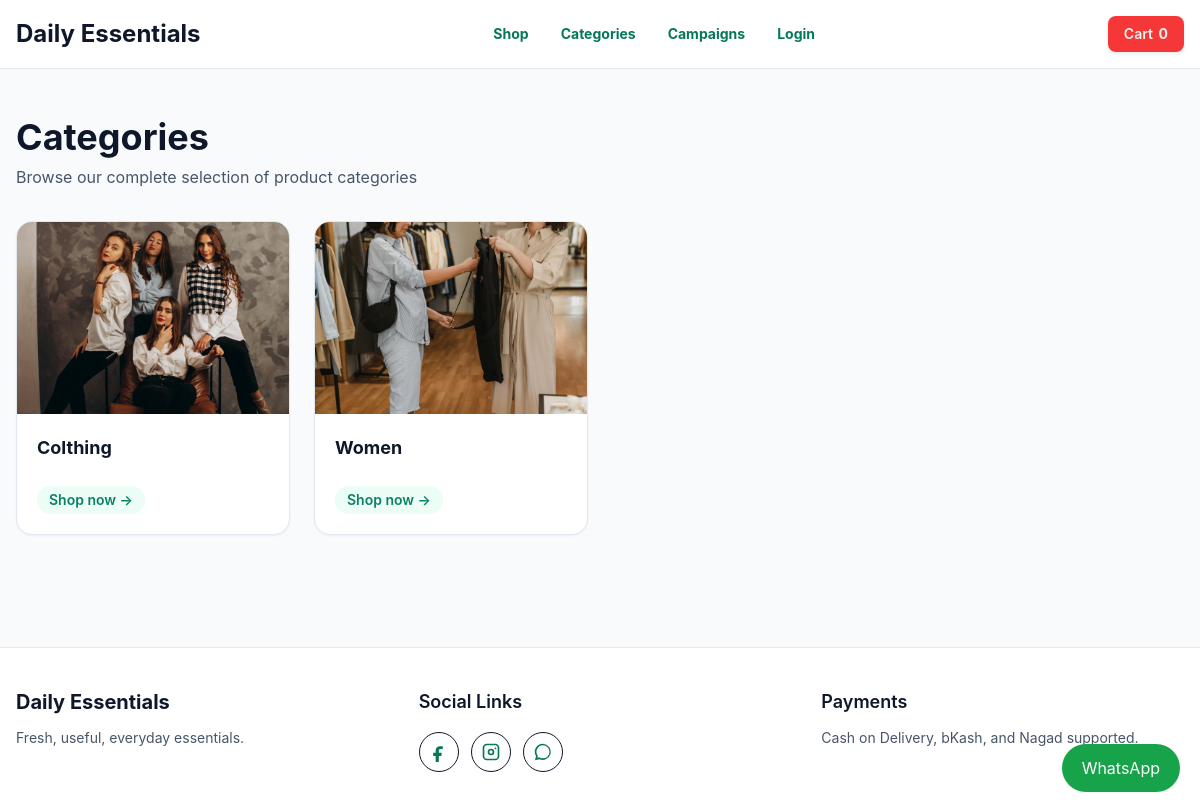
Page /categories/ on the earlier database version.
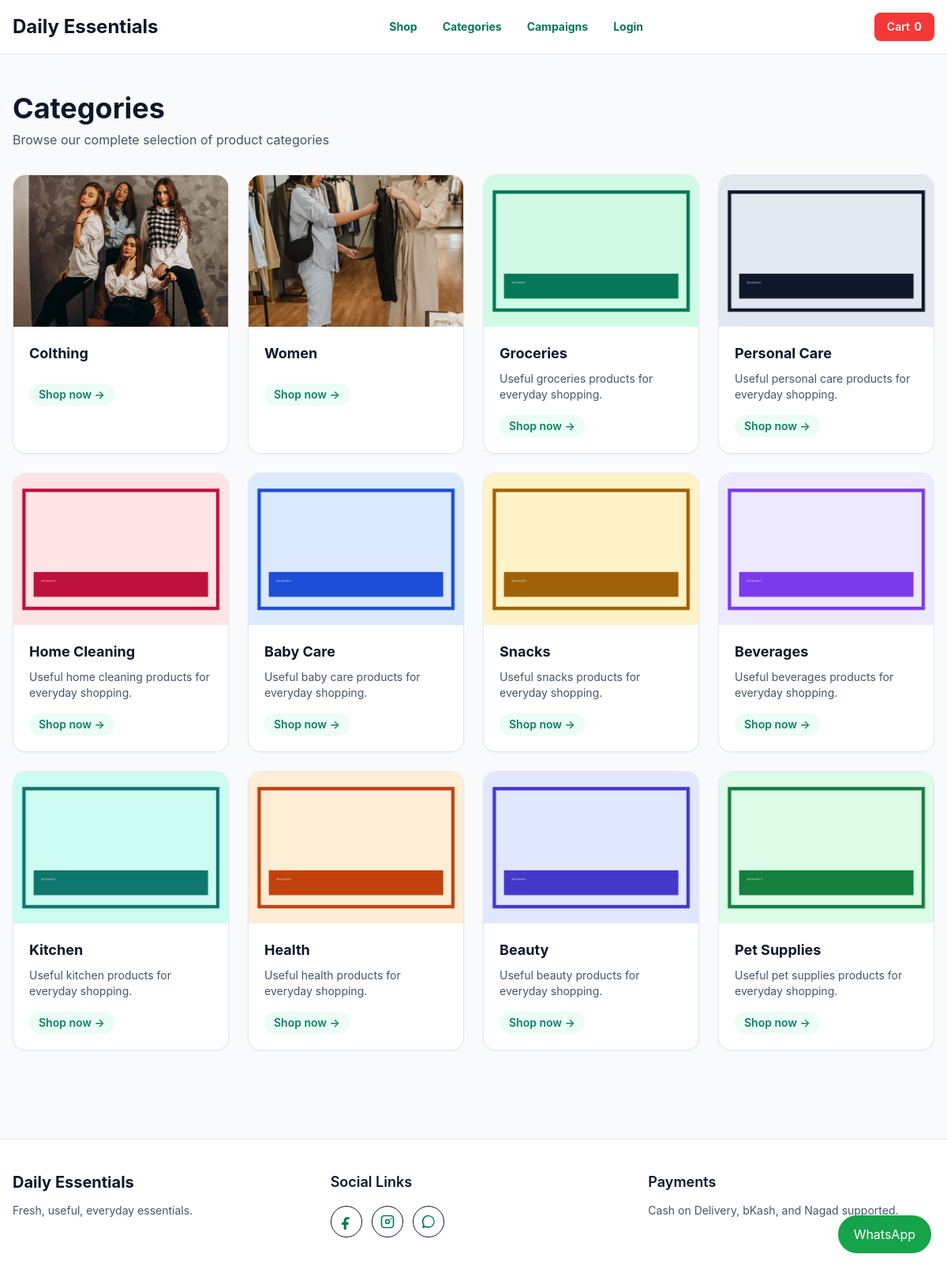
Same page on the later database version.
### settings_manager/models.py (models this page shows, shortened)
class SEOFields(models.Model):
    seo_title = models.CharField(max_length=160, blank=True)
    meta_description = models.TextField(blank=True)
    meta_keywords = models.CharField(max_length=255, blank=True)
    og_image = models.ImageField(upload_to="seo/", blank=True, null=True)
    class Meta:
        abstract = True

class SiteSettings(SEOFields):
    site_name = models.CharField(
        max_length=120,
        default="Daily Essentials"
    )
    show_product_shipping_info = models.BooleanField(
        default=True,
        help_text="Show shipping and returns information on product detail pages"
    )
    show_free_shipping_info = models.BooleanField(
        default=True,
        help_text="Show 'Free shipping' message"
    )
    show_cash_on_delivery_info = models.BooleanField(
        default=True,
        help_text="Show 'Cash on delivery' message"
    )
    cod_order_max_amount = models.DecimalField(
        max_digits=10,
        decimal_places=2,
        default=Decimal("0.00"),
        help_text="Maximum order total allowed for Cash on Delivery. Set to 0 to allow COD for all orders.",
    )
    max_orders_per_phone_per_day = models.PositiveIntegerField(
        default=0,
        help_text="Maximum number of orders allowed per phone number in 24 hours. Set 0 to allow unlimited orders.",
    )
    show_easy_returns_info = models.BooleanField(
        default=True,
        help_text="Show 'Easy returns' message"
    )
    primary_color = models.CharField(
        max_length=7,
        default="#047857"
    )
    secondary_color = models.CharField(
        max_length=7,
        default="#0f172a"
    )
    accent_color = models.CharField(
        max_length=7,
        default="#e11d48"
    )
    facebook_pixel_id = models.CharField(
        max_length=80,
        blank=True
    )
    google_analytics_id = models.CharField(
        max_length=80,
        blank=True
    )
    custom_header_scripts = models.TextField(blank=True)
    custom_footer_scripts = models.TextField(blank=True)
    facebook_url = models.URLField(blank=True)
    instagram_url = models.URLField(blank=True)
    tiktok_url = models.URLField(blank=True)
    youtube_url = models.URLField(blank=True)
    whatsapp_number = models.CharField(
        max_length=32,
        blank=True
    )
    email_enabled = models.BooleanField(default=False)
    class Meta:
        verbose_name = "Site Settings"
        verbose_name_plural = "Site Settings"
    @classmethod
    def load(cls):
        obj, _ = cls.objects.get_or_create(pk=1)
        return obj

### categories/models.py (models this page shows, shortened)
class Category(SEOFields):
    name = models.CharField(max_length=120)
    slug = models.SlugField(unique=True)
    image = models.ImageField(
        upload_to="categories/",
        blank=True,
        null=True,
        help_text="Recommended: square JPG, PNG, or WebP image, at least 600x600px.",
    )
    description = models.TextField(blank=True)
    is_active = models.BooleanField(default=True)
    show_on_home = models.BooleanField(default=False)
    display_order = models.PositiveIntegerField(default=0)
    class Meta:
        ordering = ["display_order", "name"]
        verbose_name_plural = "Categories"
    def get_absolute_url(self):
        return reverse("categories:products", args=[self.slug])

### categories/views.py (the view)
# urls.py: path("", views.category_list, name="list"),
def category_list(request):
    categories = Category.objects.filter(is_active=True)
    return render(request, "categories/category_list.html", {"categories": categories, "page_title": "Categories"})

### cart/cart.py (called while the page is built, shortened)
    def __iter__(self):
        product_ids = [item.get("product_id", key.split(":")[0]) for key, item in self.cart.items()]
        products = Product.objects.filter(id__in=product_ids)
        product_map = {str(product.id): product for product in products}

    def __len__(self):
        return sum(item["quantity"] for item in self.cart.values())

    def total(self):
        return sum((item["line_total"] for item in self), Decimal("0.00"))

### cart/context_processors.py (called while the page is built)
def cart_summary(request):
    cart = Cart(request)
    return {"cart_item_count": len(cart), "cart_total": cart.total()}

### templates/categories/category_list.html (shortened to what this page needs)
{% extends "base.html" %}
{% load static %}
{% block content %}
<section class="mx-auto max-w-7xl px-4 py-12">
  <div class="mb-8">
    <h1 class="text-4xl font-bold">Categories</h1>
    <p class="mt-2 text-slate-600">Browse our complete selection of product categories</p>
  </div>
  <div class="grid gap-6 sm:grid-cols-2 lg:grid-cols-4">
    {% for category in categories %}
      <a href="{{ category.get_absolute_url }}" class="group overflow-hidden rounded-2xl border border-slate-200 bg-white shadow-sm transition hover:shadow-lg hover:border-emerald-400">
        <div class="relative h-48 overflow-hidden bg-slate-100">
          {% if category.image %}<img src="{{ category.image.url }}" alt="{{ category.name }}" class="h-full w-full object-cover transition duration-300 group-hover:scale-110">{% else %}<img src="{% static 'img/placeholder.svg' %}" alt="{{ category.name }}" class="h-full w-full object-cover">{% endif %}
        </div>
        <div class="p-5">
          <h2 class="text-lg font-bold text-slate-900">{{ category.name }}</h2>
          <p class="mt-2 line-clamp-2 text-sm text-slate-600">{{ category.description }}</p>
          <div class="category-badge mt-4 inline-block rounded-full px-3 py-1 text-sm font-semibold
               transition bg-emerald-700 text-white group-hover:bg-emerald-800"
              style="background-color: #ECFDF5; color: #0B8266; !important"> Shop now →
          </div>
        </div>
      </a>
    {% endfor %}
  </div>
</section>
{% endblock %}

### templates/base.html (shortened to what this page needs)
{% load static %}
<!doctype html>
<html lang="en">
<head>
  <script src="https://cdn.tailwindcss.com"></script>
  <link rel="stylesheet" href="{% static 'css/site.css' %}">
</head>
<body class="site-theme">
  <header class="site-navbar sticky top-0 z-50 border-b border-slate-200">
    <div class="mx-auto flex max-w-7xl items-center justify-between px-4 py-4">
      <a href="{% url 'home' %}" class="site-brand text-2xl font-bold">
        {{ site_settings.site_name }}
      </a>
      <nav class="hidden items-center gap-8 text-sm font-medium md:flex">
        <a href="{% url 'products:shop' %}" class="site-nav-link">
          Shop
        </a>
        <a href="{% url 'categories:list' %}" class="site-nav-link">
          Categories
        </a>
        <a href="{% url 'campaigns:list' %}" class="site-nav-link">
          Campaigns
        </a>
        {% if user.is_authenticated %}
          <a href="{% url 'customers:dashboard' %}" class="site-nav-link">
            My Account
          </a>
        {% else %}
          <a href="{% url 'customers:login' %}" class="site-nav-link">
            Login
          </a>
        {% endif %}
      </nav>
      <div class="flex items-center gap-3">
          <a href="{% url 'cart:detail' %}" class="site-cart-btn rounded-lg px-4 py-2 text-sm font-semibold transition">
              <span class="hidden sm:inline">Cart </span>
              <span class="font-bold">{{ cart_item_count }}</span>
          </a>
      </div>
    </div>
  </header>
  <main id="main-content" tabindex="-1">
    {% block content %}
    {% endblock %}
  </main>
  <footer class="site-footer mt-16 border-t">
    <div class="mx-auto grid max-w-7xl gap-10 px-4 py-10 md:grid-cols-3">
      <div>
        <h2 class="site-footer-heading text-xl font-bold">
          {{ site_settings.site_name }}
        </h2>
        <p class="mt-3 text-sm">
          Fresh, useful, everyday essentials.
        </p>
      </div>
      <div>
        <h3 class="site-footer-heading text-lg font-semibold">
          Social Links
        </h3>
        <div class="mt-4 flex flex-wrap gap-3">
          {% if site_settings.facebook_url %}
            <a href="{{ site_settings.facebook_url }}"
              class="social-icon-link"
              aria-label="Facebook"
              target="_blank"
              rel="noopener">
              <svg viewBox="0 0 24 24" fill="currentColor" class="h-5 w-5">
                <path d="M14 8.5h2.5V5.2A17 17 0 0 0 13.3 5C10.1 5 8 6.9 8 10.3V13H5v3.7h3V24h3.8v-7.3h3l.5-3.7h-3.5v-2.3c0-1.1.3-2.2 2.2-2.2Z"/>
              </svg>
            </a>
          {% endif %}
          {% if site_settings.instagram_url %}
            <a href="{{ site_settings.instagram_url }}"
              class="social-icon-link"
              aria-label="Instagram"
              target="_blank"
              rel="noopener">
            </a>
          {% endif %}
          {% if site_settings.whatsapp_number %}
            <a href="https://wa.me/{{ site_settings.whatsapp_number }}"
              class="social-icon-link"
              aria-label="WhatsApp"
              target="_blank"
              rel="noopener">
              <svg viewBox="0 0 24 24" fill="currentColor" class="h-5 w-5">
                <path d="M12 2a9.8 9.8 0 0 0-8.4 14.9L2.4 22l5.2-1.2A9.8 9.8 0 1 0 12 2Zm0 2a7.8 7.8 0 0 1 0 15.6 7.7 7.7 0 0 1-4-1.1l-.4-.2-2.4.6.6-2.4-.3-.4A7.8 7.8 0 0 1 12 4Z"/>
              </svg>
            </a>
          {% endif %}
        </div>
      </div>
      <div>
        <h3 class="site-footer-heading text-lg font-semibold">
          Payments
        </h3>
        <p class="mt-3 text-sm">
          Cash on Delivery, bKash, and Nagad supported.
        </p>
      </div>
    </div>
  </footer>
  {% if site_settings.whatsapp_number %}
    <a href="https://wa.me/{{ site_settings.whatsapp_number }}" style="color: white;"
       class="fixed bottom-5 right-5 z-50 rounded-full px-5 py-3 bg-green-600 shadow-sm hover:scale-105 hover:shadow-md transition-all duration-200">
      WhatsApp
    </a>
  {% endif %}
</body>
</html>

### static/css/site.css (style rules this page uses)
*, *::before, *::after { box-sizing: border-box; }
html { font-family: 'Inter', ui-sans-serif, system-ui, -apple-system, BlinkMacSystemFont, 'Segoe UI', sans-serif; font-size: clamp(15px, 1vw + 0.25rem, 18px); line-height: 1.6; scroll-behavior: smooth; }
body { margin: 0; min-height: 100vh; background: var(--site-body-bg, #f8fafc); color: var(--site-body-text, #0f172a); font-family: var(--site-font-family, 'Inter', Arial, sans-serif); }
img, svg, video, canvas, iframe { max-width: 100%; height: auto; display: block; }
button, a { cursor: pointer; }
:root { --site-body-bg: #f8fafc; --site-body-text: #0f172a; --site-heading-color: #0f172a; --site-link-color: #00450e; --site-link-hover-color: #065f46; --site-button-bg: #9bfa92; --site-button-text: #ffffff; --site-button-border: #047857; --site-button-hover-bg: #065f46; --site-button-hover-text: #ffffff; --site-primary: #047857; --site-secondary: #0f172a; --site-accent: #e11d48; --site-border: #e2e8f0; --site-surface: #ffffff; --site-surface-strong: #f8fafc; --site-muted: #64748b; --site-shadow: 0 18px 50px rgba(15, 23, 42, 0.08); --radius: 1.25rem; }
body.site-theme { background: var(--site-body-bg); color: var(--site-body-text); width: 100%; }
.site-theme a { color: var(--site-link-color); transition: color 0.2s ease, transform 0.2s ease; text-decoration: none; }
.site-theme h1, .site-theme h2, .site-theme h3, .site-theme h4, .site-theme h5, .site-theme h6 { color: var(--site-heading-color); }
.site-navbar { background: var(--site-surface); color: var(--site-secondary); border-bottom: 1px solid var(--site-border); position: sticky; top: 0; z-index: 50; }
.site-navbar .site-brand { color: var(--site-secondary); }
.site-nav-link { color: var(--site-secondary); transition: color 0.2s ease; font-weight: 700!important; }
.site-cart-btn { display: inline-flex; align-items: center; justify-content: center; gap: 0.35rem; border-radius: 999px; padding: 0.75rem 1rem; background: #f63737!important; color: #f3f3f3!important; box-shadow: 0 2px 4px rgba(0, 0, 0, 0.08); transition: background-color 0.2s ease, transform 0.2s ease; }
.site-footer { background: var(--site-footer-bg); color: var(--site-footer-text); }
.site-footer h2, .site-footer h3, .site-footer h4 { color: var(--site-footer-heading); }
.site-footer a { color: var(--site-footer-link); }
.social-icon-link { display: inline-flex; align-items: center; justify-content: center; width: 2.5rem; height: 2.5rem; border-radius: 999px; border: 1px solid var(--site-footer-social); color: var(--site-footer-social); transition: background-color 0.2s ease, border-color 0.2s ease, color 0.2s ease; }
.line-clamp-2 { display: -webkit-box; -webkit-line-clamp: 2; -webkit-box-orient: vertical; overflow: hidden; }
@media (prefers-reduced-motion: no-preference) { html { scroll-behavior: smooth; } }

Differences in the rows shown:
added Category: image (placeholder picture), name "Groceries", description "Useful groceries products for everyday shopping."
added Category: image (placeholder picture), name "Personal Care", description "Useful personal care products for everyday shopping."
added Category: image (placeholder picture), name "Home Cleaning", description "Useful home cleaning products for everyday shopping."
added Category: image (placeholder picture), name "Baby Care", description "Useful baby care products for everyday shopping."
added Category: image (placeholder picture), name "Snacks", description "Useful snacks products for everyday shopping."
added Category: image (placeholder picture), name "Beverages", description "Useful beverages products for everyday shopping."
added Category: image (placeholder picture), name "Kitchen", description "Useful kitchen products for everyday shopping."
added Category: image (placeholder picture), name "Health", description "Useful health products for everyday shopping."
added Category: image (placeholder picture), name "Beauty", description "Useful beauty products for everyday shopping."
added Category: image (placeholder picture), name "Pet Supplies", description "Useful pet supplies products for everyday shopping."
